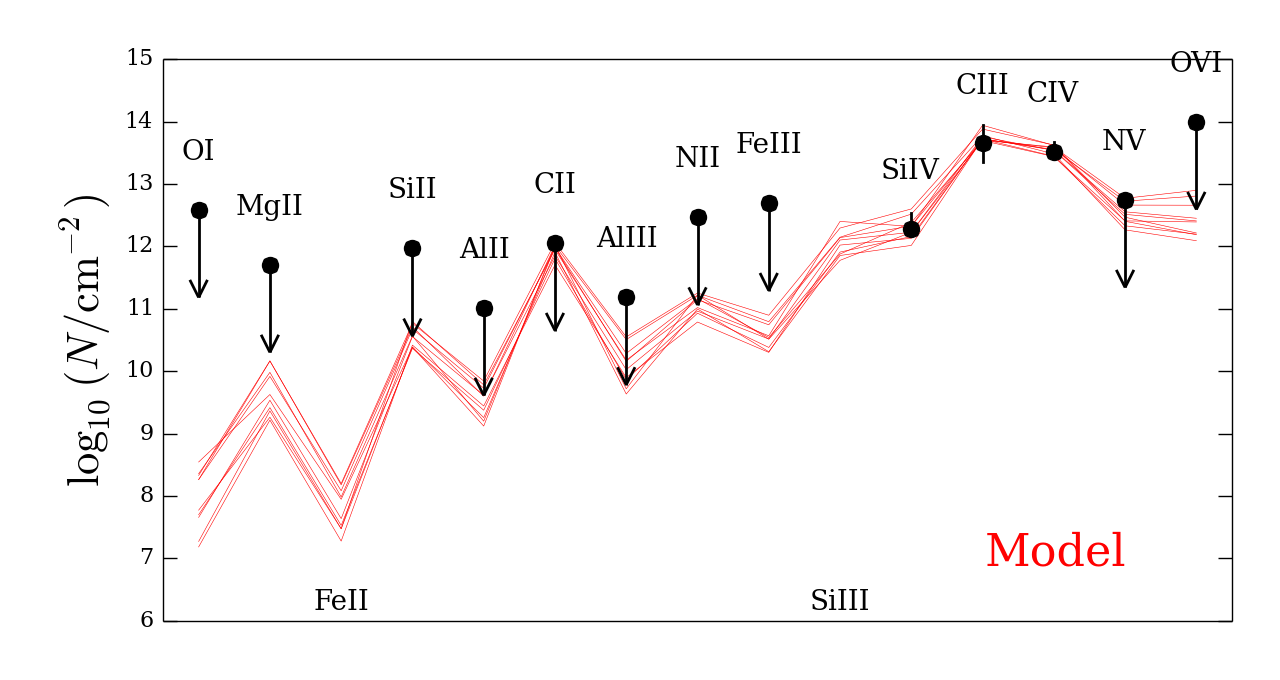

Write Python code to recreate this figure.
"""
Make a likelihood function for use with emcee

Given input Z, nH, k_C, k_N, k_Al, aUV, NHI return ln
of the likelihood.

This module must define the following objects:

- a dictionary P with keys. The value of every key is a tuple with the
same length (the number of model parameters)

    name  : parameter names
    min   : minimum allowed parameter values
    max   : maximum allowed parameter values

- a model(par) function that generates the model of the data given
  an array of parameter values

- a ln_likelihood(par) function

- a get_initial_positions(nwalkers) function that generates an array
  of shape (nwalkers, npar) with parameter values for the initial
  walker positions.

- a plot_model(par) function that plots a model fit to the data given a
  set of parameter values, in the same order as they are listed in P.

- optionall a print_par(par) function.

AXIS ORDER for column densities:

NHI, nH, Z

Reverse this when using XY indexing (e.g. CloughTocher_Interpolator)
"""
from __future__ import division

from math import log, sqrt, pi
from barak.interp import CloughTocher2d_interpolator
from barak.utilities import adict
from barak.absorb import split_trans_name, get_ionization_energy
from barak.io import parse_config, loadobj
from cloudy.utils import read_observed as read_Nvals
import numpy as np
import os
from glob import glob
from barak.plot import arrplot, get_nrows_ncols, puttext

import astropy.units as u

from scipy.ndimage import map_coordinates

use_ipot = False

log10_cm_per_Mpc = np.log10((1*u.Mpc).to(u.cm).value)

class MapCoord_Interpolator:
    """ A wrapper around scipy.indimage.map_coordinates

    It creates an object that can be repeatedly called to perform
    interpolation at different coordinate values.
    """
    def __init__(self, data, vals):
        """
        data : shape (m,n,o)

        vals = [z,y,x]

        where

        x : shape (o,)
        y : shape (n,)
        z : shape (m,) 
        """
        assert data.shape == tuple(len(v) for v in vals)
        self.val0 = [v[0] for v in vals]
        self.dval = [v[1] - v[0] for v in vals]
        self.data = data

    def map_xyz_to_coord(self, vals):
        """ Find the coordinates to give to map_coordinates from each
        axis value.
        """
        # Check we have as many coordinates as dimensions 
        assert len(vals) == len(self.data.shape)
        vals = map(np.atleast_1d, vals)
        coords = []
        for i,v in enumerate(vals):
            coords.append( (v - self.val0[i]) / self.dval[i])
        return coords

    def __call__(self, vals, order=3, **kwargs):
        """
        note: order of vals is z,y,x

        order : int  (default 3)
          Spline order.

        Possible keywords:
           for extrapolation outside the initial grid 
        
           mode='nearest'        
        """
        coords = self.map_xyz_to_coord(vals)
        out = map_coordinates(self.data, coords, order=order, **kwargs)
        return out
    

def make_interpolators_uvbtilt(trans, simnames):
    """ Make interpolators including different UV slopes, given by the
    simulation names.

    simname naming scheme should be (uvb_k00, uvb_k01, uvb_k02, ...),

    uvb k values must be sorted in ascending order!
    """

    Models = []
    aUV = []
    for simname in simnames:
        # need to define prefix, SIMNAME
        gridname = os.path.join(simname, 'grid.cfg')
    
        print 'Reading', gridname
        cfg = parse_config(gridname)
        aUV.append(cfg.uvb_tilt)
    
        name = os.path.join(simname, cfg.prefix + '_grid.sav.gz')
        print 'Reading', name
        M = loadobj(name)
        M = adict(M)

        Uconst = (M.U + M.nH)[0]
        print 'Uconst', Uconst, cfg.uvb_tilt
        assert np.allclose(Uconst, M.U + M.nH)
        Models.append(M)

    ##########################################################################
    # Interpolate cloudy grids onto a finer scale for plotting and
    # likelihood calculation
    ##########################################################################

    roman_map = {'I':0, 'II':1, 'III':2, 'IV':3, 'V':4, 'VI':5,
                 'VII':6, 'VIII':7, 'IX':8, 'X':9, '2':2}
    Ncloudy = {}
    Ncloudy_raw = {}
    print 'Interpolating...'
    for tr in trans + ['NH']:
        shape = len(M.NHI), len(M.nH), len(M.Z), len(aUV)
        Nvals = np.zeros(shape)
        if tr in ['CII*']:
            for i,M in enumerate(Models):
                Nvals[:,:,:,i] = M.Nex[tr][:,:,:]
        elif tr == 'NH':
            for i,M in enumerate(Models):
                logNHI = M.N['H'][:,:,:,0]
                logNHII = M.N['H'][:,:,:,1]
                logNHtot = np.log10(10**logNHI + 10**logNHII)
                Nvals[:,:,:,i] = logNHtot            
        else:
            atom, stage = split_trans_name(tr)
            ind = roman_map[stage]
            for i,M in enumerate(Models):
                Nvals[:,:,:,i] = M.N[atom][:,:,:,ind]

        # use ndimage.map_coordinates (which is spline interpolation)
        coord = M.NHI, M.nH, M.Z, aUV
        try:
            Ncloudy[tr] = MapCoord_Interpolator(Nvals, coord)
        except:
            import pdb; pdb.set_trace()

        Ncloudy_raw[tr] = Nvals

    print 'done'
    return Ncloudy, Ncloudy_raw, Models, np.array(aUV, np.float)

def model(par, for_plot=False):
    """
    This will interpolate between cloudy models and apply the relative
    abundance variation multipliers and return a bunch of column
    densities.

    par =  all the ks then NHI, nH, Z

    or

    par = all the ks then NHI, nH, Z, aUV

    Returns
    -------
    Nmodel : list
      The model log10 column density for each transition.
    """
    if for_plot:
        trvals = tr_plot
    else:
        trvals = trans
    try:
        coord = par[IND_PAR['NHI']], par[IND_PAR['nH']], par[IND_PAR['Z']], \
                par[IND_PAR['aUV']]
    except:
        import pdb; pdb.set_trace()

    Nmodel = []
    for tr in trvals:
        atom, stage = split_trans_name(tr) 
        N = Ncloudy[tr](coord)
        if atom in IND_KPAR:
            N += par[IND_KPAR[atom]]
        Nmodel.append(N)

    return np.array(Nmodel)


def ln_pdf_siglohi(x, x0, siglo, sighi):
    """ ln of the pdf of an observation centred on an observed value with
    different high and low sigmas.

    Assumes gaussian distribution, but with different sigmas on either
    side of the distribution.

    pdf =  k * exp(-1/2 * ((x - x0)/sighi)**2)  for  x > 0
           k * exp(-1/2 * ((x - x0)/siglo)**2)  for  x <= 0

    where k = 1 / (sqrt(pi/2) * (sighi + siglo))    

    x must be scalar
    """
    #ln_k = -np.log(np.sqrt(0.5 * pi) * (sighi + siglo))
    x = np.atleast_1d(x)
    out = np.empty(x.shape)
    c0 =  x > x0
    out[c0] = -0.5 * ((x[c0] - x0)/sighi)**2 #+ ln_k
    out[~c0] =  -0.5 * ((x[~c0] - x0)/siglo)**2 #+ ln_k
    if out.shape == (1,):
        return out[0]
    else:
        return out

def ln_pdf_uplim(x, x0, sighi):
    """ Find ln(probability) for a series of model values given
    an upper limit.

    Assumes probability drops off as a gaussian of sigma sighi
    """
    # if there is a lower limit too, this is the normalisation:
    
    #ln_k = -log(sqrt(0.5*pi) * sighi + (x0 - lolim))

    # but we'll say there is no lower limits, which means we can't
    # normalise.

    x = np.atleast_1d(x)
    out = np.empty(x.shape)
    c0 =  x > x0
    out[c0] = -0.5 * ((x[c0] - x0)/sighi)**2 #+ ln_k
    out[~c0] =  0 # + ln_k
    if out.shape == (1,):
        return out[0]
    else:
        return out

def ln_pdf_lolim(x, x0, siglo):
    """ Find ln of the pdf for an x value given an lower limit.

    Assumes probability drops off as a gaussian of sigma siglo
    """
    # if there is an upper limit too, this is the normalisation:
    
    #ln_k = -log(sqrt(0.5*pi) * siglo + (uplim - x0))

    # but we'll say there is no upper limit, which means we can't
    # normalise.

    x = np.atleast_1d(x)
    out = np.empty(x.shape)
    c0 =  x > x0
    out[c0] = 0 #+ ln_k
    out[~c0] =  -0.5 * ((x[~c0] - x0)/siglo)**2 #+ ln_k
    if out.shape == (1,):
        return out[0]
    else:
        return out

def ln_likelihood(par, per_obs=False):
    """ Uses obs, trans.

    if per_obs (default False), also return a separate likelihood for
    each observation.
    """
    # if we are outside the allowable parameter ranges, return 0
    # likelihood.
    #import pdb; pdb.set_trace()
    for i,p in enumerate(par):
        if not (P['min'][i] < p < P['max'][i]):
            return -np.inf
    # force the cloud thickness to be < 1 Mpc
    coord = par[IND_PAR['NHI']], par[IND_PAR['nH']], par[IND_PAR['Z']], \
            par[IND_PAR['aUV']]
    logNH = Ncloudy['NH'](coord) 
    if (logNH - par[IND_PAR['nH']]) > log10_cm_per_Mpc:
        return -np.inf
                                
        
    Nmodel = model(par)

    lnprobtot = np.zeros(np.asarray(par[0]).shape)

    for pname in priors:
        if pname.startswith('min ') or pname.startswith('max '):
            continue
        # only deals with two-sided gaussian priors at the moment
        pval, siglo, sighi = priors[pname]
        p = ln_pdf_siglohi(par[IND_PAR[pname]], pval, siglo, sighi)
        lnprobtot += p

    allprob = []
    for i,tr in enumerate(trans):
        Nobs, siglo, sighi = obs[tr]
        if siglo == 0:
            #print(tr, 'lower limit')
            p = ln_pdf_lolim(Nmodel[i], Nobs, SIG_LIMIT)
            lnprobtot += p
            if per_obs:
                allprob.append(p)
        elif sighi == 0:
            #print(tr, 'upper limit')
            p = ln_pdf_uplim(Nmodel[i], Nobs, SIG_LIMIT)
            lnprobtot += p
            if per_obs:
                allprob.append(p)
        else:
            #print(tr)
            siglo = max(siglo, MIN_SIG)
            sighi = max(sighi, MIN_SIG)
            p = ln_pdf_siglohi(Nmodel[i], Nobs, siglo, sighi)
            lnprobtot += p
            if per_obs:
                allprob.append(p)

    if per_obs:
        return lnprobtot, allprob
    else:
        return lnprobtot

def get_initial_positions(nwalkers):
    # Get initial parameter positions (guesses!) for each walker

    Npar = len(P['names'])

    # one possibility:
    
    # generate random values from a normal distribution with a 1
    # sigma width 5 times smaller than the limits for each parameter.
    #p0 = np.random.randn(nwalkers, Npar)
    #for i in range(Npar):
    #    p0[:, i] = P.true[i] + p0[:, i] * (P.max[i] - P.min[i]) / nsigma
    #    # clip so we are inside the parameter limits
    #    p0[:, i] = p0[:, i].clip(P.min[i], P.max[i])

    # another possibility:
    #
    # uniform distribution between parameter limits
    p0 = np.random.uniform(size=(nwalkers, Npar))
    p1 = np.random.normal(size=(nwalkers, Npar))
    for i in range(Npar):
        if P['names'][i] in priors:
            pval, siglo, sighi = priors[P['names'][i]]
            # gaussian
            p0[:, i] = pval + p1[:, i] * 0.5 * (siglo + sighi) 
        else:
            p0[:, i] = P['min'][i] + p0[:, i] * (P['max'][i] - P['min'][i])

    return p0

def plot_model(pars):    
    """ Plot the observed values and errors, along with the predicted
    model values.
    """
    import matplotlib.pyplot as pl
    from barak.plot import draw_arrows, puttext

    fig = pl.figure(figsize=(6.4, 3.4))
    ax = fig.add_subplot(111)
    ms = 6
    ipot = [get_ionization_energy(t) for t in tr_plot]
    for i,tr in enumerate(tr_plot):
        if use_ipot:
            ind = ipot[i]
        else:
            ind = i
        if tr in obs:
            colour = 'k' if tr in trans else 'w'
            fmt = 'o' + colour
            val, siglo, sighi = obs[tr]
            if siglo == 0:
                draw_arrows(ind, val, direction='up', ax=ax,lw=1)
                ax.plot(ind, val, fmt,ms=ms)
            elif sighi == 0:
                draw_arrows(ind, val, direction='down', ax=ax,lw=1)
                ax.plot(ind, val, fmt,ms=ms)
            else:
                ax.plot([ind, ind], [val-siglo, val+sighi], 'k',lw=1)
                ax.plot(ind, val, fmt,ms=ms)
            ax.text(ind, val + 0.8, tr,
                    fontsize=10, ha='center')
        else:
            puttext(ind, 0.02, tr, ax=ax, xcoord='data',
                    fontsize=10, ha='center')

    puttext(0.9,0.1, 'Model', ax, color='r', ha='right')

    xvals = list(range(len(tr_plot)))
    #print np.asarray(pars).shape
    for par in pars:
        Nmodel = model(par, for_plot=True)
        if use_ipot:
            if len(pars) == 1:
                ax.plot(ipot, Nmodel, 'r.-', lw=1, zorder=0)
            else:
                ax.plot(ipot, Nmodel, 'r-', lw=0.2, zorder=0)
        else:
            if len(pars) == 1:
                ax.plot(xvals, Nmodel, 'r.-', lw=1, zorder=0)
            else:
                ax.plot(xvals, Nmodel, 'r-', lw=0.2, zorder=0)

    if use_ipot:
        ax.set_xlabel('Ionization potential (eV)')
        ax.set_xlim(ipot[0]-1, ipot[-1] + 1)
    else:
        ax.set_xlim(-0.5, xvals[-1] + 0.5)
        ax.set_xticks([])

    ax.set_ylabel(r'$\log_{10}\ N$')
    fig.tight_layout()
    #return fig, ax
    return fig

def print_par(par):
    """ Print the maximum likelihood parameters and their
    uncertainties.
    """
    rec = []
    for i in range(len(P['names'])):
        p = P['ml'][i]
        pmed = P['median'][i]
        m1 = P['p1sig'][i]
        p0 = 0.5 * (m1[0] + m1[1])
        sig1 = 0.5 * (m1[1] - m1[0]) 
        m2 = P['p2sig'][i]
        j1 = P['p1sig_joint'][i]
        j2 = P['p2sig_joint'][i]
        rec.append( (P['names'][i], p0, sig1, m1[0], m1[1],
                     m2[0], m2[1], j1[0], j1[1],
                     j2[0], j2[1], pmed, p) )

    names = 'name,cen,sig,m1l,m1u,m2l,m2u,j1l,j1u,j2l,j2u,med,ml'
    rec = np.rec.fromrecords(rec, names=names)

    hd = """\
# name : parameter name
# cen  : central value (half way between the marginalised 1 sigma region)
# sig  : 1 sigma error around central value
# m1l  : 1 sigma lower level (marginalised over all other parameters)
# m1u  : 1 sigma upper level (marginalised)
# m2l  : 2 sigma lower level (marginalised) 
# m2u  : 2 sigma upper level (marginalised) 
# j1l  : 1 sigma lower level (joint with all other parameters) 
# j1u  : 1 sigma upper level (joint)
# j2l  : 2 sigma lower level (joint) 
# j2u  : 2 sigma upper level (joint) 
# ml   : maximum likelihood value
# med  : median value
"""
    from barak.io import writetxt
    writetxt('fig/pars.txt', rec, header=hd, fmt_float='.4g', overwrite=1)


if 1:
    ##################################################
    # Read configuration file, set global variables
    ##################################################
    cfgname = 'model.cfg'
    # we only need the cfg file for the prefix of the cloudy runs and
    # the name of the file with the observed column densities.
    opt = parse_config(cfgname)

    testing = 0
    
    MIN_SIG = float(opt['min_sig'])
    SIG_LIMIT = 0.05
    # H is an honorary alpha element here; it just means no offset is
    # added.
    ALPHA_ELEMENTS = 'Si O Mg S Ca Ne Ti H'.split()
    FEPEAK_ELEMENTS = 'Fe Cr Mn Co Ni'.split()


    simnames = sorted(glob(opt['simname']))
    assert len(simnames) > 0
    


if 1:
    ##################################################
    # Read the observed column densities and errors
    ##################################################
    obs = read_Nvals('observed_logN')
    print 'Observed transitions'
    print obs
    trans_obs = sorted(obs)
    # don't do DI or HI
    trans_obs.remove('HI')
    if 'DI' in trans_obs:
        trans_obs.remove('DI')

    priors = read_Nvals('priors')

    if 'NHI' not in priors:
        priors['NHI'] = obs['HI']
    print "Priors found:"
    print priors


    trans = list(trans_obs)
    fh = open('dont_use')
    dont_use =[]
    for row in fh:
        row = row.strip()
        if row == '' or row.startswith('#'):
            continue
        dont_use.append(row)
    fh.close()
    print "Don't use these transitions in fitting:"
    print dont_use
    for tr in dont_use:
        if tr in trans:
            trans.remove(tr)
    print 'Using these transitions'
    print trans


if 1:
    ################################################################
    # Read the cloudy grids and make the interpolators
    ################################################################ 

    tr_plot = opt['tr_plot'].split()
    #tr_plot = ('MgI CaII OI OII OIII OIV MgII FeII FeIII SiII AlII CII AlIII '
    #           'NI NII NIII NIV SiIII SII SIV SV '
    #           'SiIV CIII CIV NV OVI').split()

    ipot = [get_ionization_energy(t) for t in tr_plot]
    isort = np.argsort(ipot)
    tr_plot = [tr_plot[i] for i in isort]
    assert all(tr in tr_plot for tr in trans)
    Ncloudy, Ncloudy_raw, Models, aUV = make_interpolators_uvbtilt(
        tr_plot, simnames)
    M = Models[0]

if 0 and testing:
    # check they look ok

    nrows, ncols = get_nrows_ncols(len(trans) * 2)
    fig = pl.figure(figsize=(8.4, 8.4))
    Z = np.linspace(M.Z[0], M.Z[-1], 100)
    nH = np.linspace(M.nH[0], M.nH[-1], 101)
    nH1, Z1 = np.meshgrid(nH, Z, indexing='ij')
    for i,tr in enumerate(trans):
        ax0 = fig.add_subplot(nrows, ncols, 2*i + 1)
        ax1 = fig.add_subplot(nrows, ncols, 2*i + 2)
        arrplot(Ncloudy_raw[tr].T, x=M.nH, y=M.Z, ax=ax0, colorbar=0)
        z = Ncloudy[tr]((nH1, Z1))
        arrplot(z.T, x=nH, y=Z, ax=ax1, colorbar=0)
        ax0.set_title(tr)

    pl.show()


if 1:
    ######################################################
    # Work out which parameters we're estimating
    ######################################################

    vals = []
    # Only estimate the multipliers we can fit for, based on the observed
    # transitions
    atoms = set(split_trans_name(tr)[0] for tr in trans)
    #if any(atom in ALPHA_ELEMENTS for atom in atoms):
    #    vals.append( ('k_alpha', -1, 1) )
    if 'C' in atoms and 'k_C' not in dont_use:
        vals.append( ('k_C', priors['min k_C'], priors['max k_C']) )
    if 'Al' in atoms and 'k_Al' not in dont_use:
        vals.append( ('k_Al', priors['min k_Al'], priors['max k_Al']) )
    if 'N' in atoms and 'k_N' not in dont_use:
        vals.append( ('k_N' , priors['min k_N'], priors['max k_N']) )
    if any(atom in FEPEAK_ELEMENTS for atom in atoms) \
           and 'k_Fe' not in dont_use:
        vals.append( ('k_Fe', priors['min k_Fe'], priors['max k_Fe']) )

    # These limits will be set later on, based on the grids used to generate
    # the cloudy models.

    vmin = M['NHI'][0] if 'min NHI' not in priors else priors['min NHI']
    vmax = M['NHI'][-1] if 'max NHI' not in priors else priors['max NHI']
    vals.append( ('NHI', vmin, vmax) )
    vmin = M['nH'][0] if 'min nH' not in priors else priors['min nH']
    vmax = M['nH'][-1] if 'max nH' not in priors else priors['max nH']
    vals.append( ('nH', vmin, vmax) )
    vmin = M['Z'][0] if 'min Z' not in priors else priors['min Z']
    vmax = M['Z'][-1] if 'max Z' not in priors else priors['max Z']
    vals.append( ('Z', vmin, vmax) )
    vmin = aUV[0] if 'min aUV' not in priors else priors['min aUV']
    vmax = aUV[-1] if 'max aUV' not in priors else priors['max aUV']
    vals.append( ('aUV', vmin, vmax) )

    print 'min max priors:'
    print zip(*vals)

    P = {}
    P['names'], P['min'], P['max'] = zip(*vals)

    print P

    # dictionary that maps an input atom to the k parameter index,
    # used in model().
    IND_KPAR = {}

    # dictionary mapping parameter names to indices also used in
    # model()
    IND_PAR = {}

    # we take alpha elements to define the metallicity.

    #if 'k_alpha' in P['names']:
    #    i = P['names'].index('k_alpha')
    #    IND_KPAR.update(Si=i, O=i, Mg=i, S=i, Ca=i, Ne=i, Ar=i, Ti=i)
    # Fe peak elements
    if 'k_Fe' in P['names']:
        i = P['names'].index('k_Fe')
        IND_KPAR.update(Fe=i, Cr=i, Mn=i, Co=i, Ni=i)
        IND_PAR.update(k_Fe=i)
    if 'k_C' in P['names']:
        i = P['names'].index('k_C')
        IND_KPAR['C'] = i
        IND_PAR.update(k_C=i)
    if 'k_N' in P['names']:
        i = P['names'].index('k_N')
        IND_KPAR['N'] = i
        IND_PAR.update(k_N=i)
    if 'k_Al' in P['names']:
        i = P['names'].index('k_Al')
        IND_KPAR['Al'] = i
        IND_PAR.update(k_Al=i)

    IND_PAR.update({'Z'  : P['names'].index('Z'),
                    'nH' : P['names'].index('nH'),
                    'NHI' : P['names'].index('NHI')
                    })

    if 'aUV' in P['names']:
        IND_PAR['aUV'] = P['names'].index('aUV')

if 1 and testing:
    # test likelihood (no k or uvtilt)

    Z = np.linspace(M.Z[0], M.Z[-1], 100)
    nH = np.linspace(M.nH[0], M.nH[-1], 101)
    NHI = np.linspace(M.NHI[0], M.NHI[-1], 101)
    Z1, nH1 = np.meshgrid(Z, nH)
    lnprob, alllnprob = ln_likelihood((Z1,nH1,0,0,0,0,0), per_obs=1)
    
    nrows, ncols = get_nrows_ncols(len(trans))
    fig = pl.figure(figsize=(8.4, 8.4))
    for i,tr in enumerate(trans):
        ax = fig.add_subplot(nrows, ncols, i + 1)
        c0 = alllnprob[i] < 0
        if c0.sum():
            vmin = np.percentile(alllnprob[i][c0], 50)
        else:
            vmin = -0.1

        arrplot(alllnprob[i].T, x=nH, y=Z, ax=ax, colorbar=0,vmin=vmin)
        ax.set_title(tr)

if 1 and testing:
    # test total
    fig = pl.figure(figsize=(4.4, 4.4))
    ax = fig.add_subplot(111)
    c0 = alllnprob[i] < 0
    vmin = np.percentile(alllnprob[i][c0], 50)
    arrplot(lnprob.T, x=nH, y=Z, ax=ax, colorbar=0, vmin=vmin)
    pl.show()

if 1 and testing:
    # check the interpoaltion is working by testing a couple of points
    # from the input grid.
    M = Models[0]
    alpha = aUV[0]
    plot(M.NHI, M.N['C'][:,4,4,1], 'o-')
    # see which values we're using
    print M.nH[4], M.Z[4]
    coord = 0,0,0,14, M.nH[4], M.Z[4], alpha; model(coord)[2]
